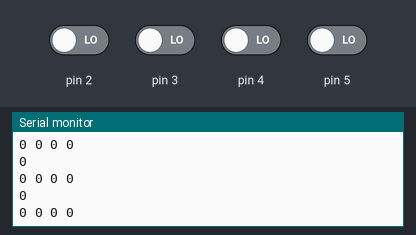
A sketch run on a simulated Arduino Uno, built with avr-gcc and run on an emulated ATmega328P. Shown: the last lines printed to the serial monitor. The inputs (shaded band) are chosen by the test bench; at power-on: pin 2–5 LOW.

Above: at 4.2 s.
4.3 s: pin 2 driven HIGH
At 4.71 s:
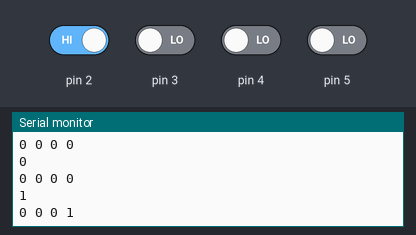
5.8 s: pin 3 driven HIGH
At 6.21 s:
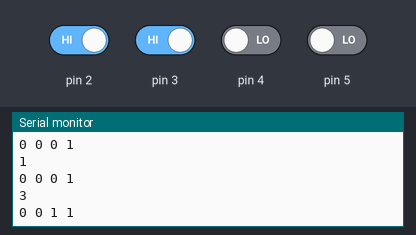
7.3 s: pin 4 driven HIGH
At 7.71 s:
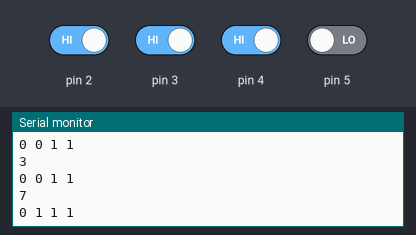
8.8 s: pin 5 driven HIGH
At 9.22 s:
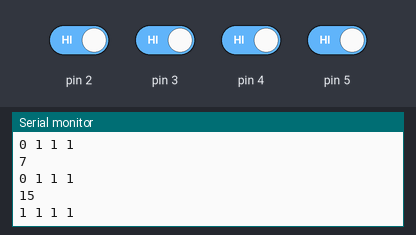
10.3 s: pin 2 driven LOW
At 10.72 s:
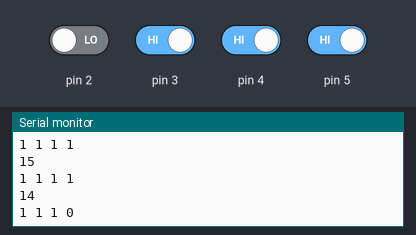
11.8 s: pin 3 driven LOW
At 12.22 s:
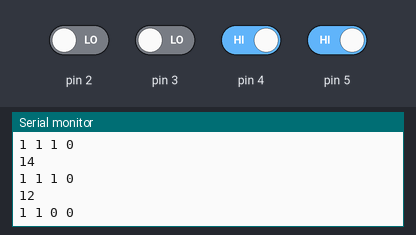
Timing chart, 0 to 14.3 s (numbered marks = the images above; inputs shaded):
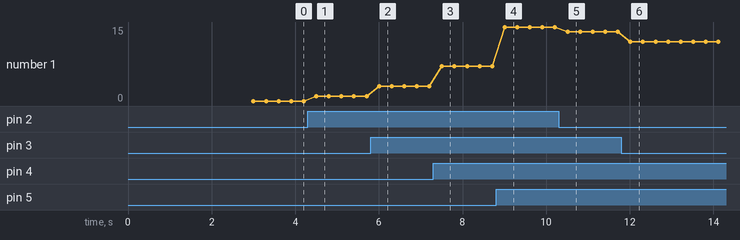

Measured:
- after the input at 4.3 s, the serial monitor: prints a new line after 0.20 s (image 1)
- after the input at 5.8 s, the serial monitor: prints a new line after 0.20 s (image 2)
- after the input at 7.3 s, the serial monitor: prints a new line after 0.21 s (image 3)
- after the input at 8.8 s, the serial monitor: prints a new line after 0.21 s (image 4)
- after the input at 10.3 s, the serial monitor: prints a new line after 0.21 s (image 5)
- after the input at 11.8 s, the serial monitor: prints a new line after 0.21 s (image 6)
- plotted number 1: 0 → 1 after the input at 4.3 s, 1 → 3 after the input at 5.8 s, 3 → 7 after the input at 7.3 s, 7 → 15 after the input at 8.8 s, 15 → 14 after the input at 10.3 s

The sketch:

dip-rotary.ino
```cpp
void setup() {
  delay(3000);

  Serial.begin(9600);
  pinMode(2, INPUT);
  pinMode(3, INPUT);
  pinMode(4, INPUT);
  pinMode(5, INPUT);
}

void loop() {
  uint8_t switchState = digitalRead(5) * 8 + digitalRead(4) * 4 + digitalRead(3) * 2 + digitalRead(2);
  Serial.println(switchState);

  Serial.print(digitalRead(5));
  Serial.print(" ");
  Serial.print(digitalRead(4));
  Serial.print(" ");
  Serial.print(digitalRead(3));
  Serial.print(" ");
  Serial.print(digitalRead(2));
  Serial.println("");

  delay(300);
}
```
